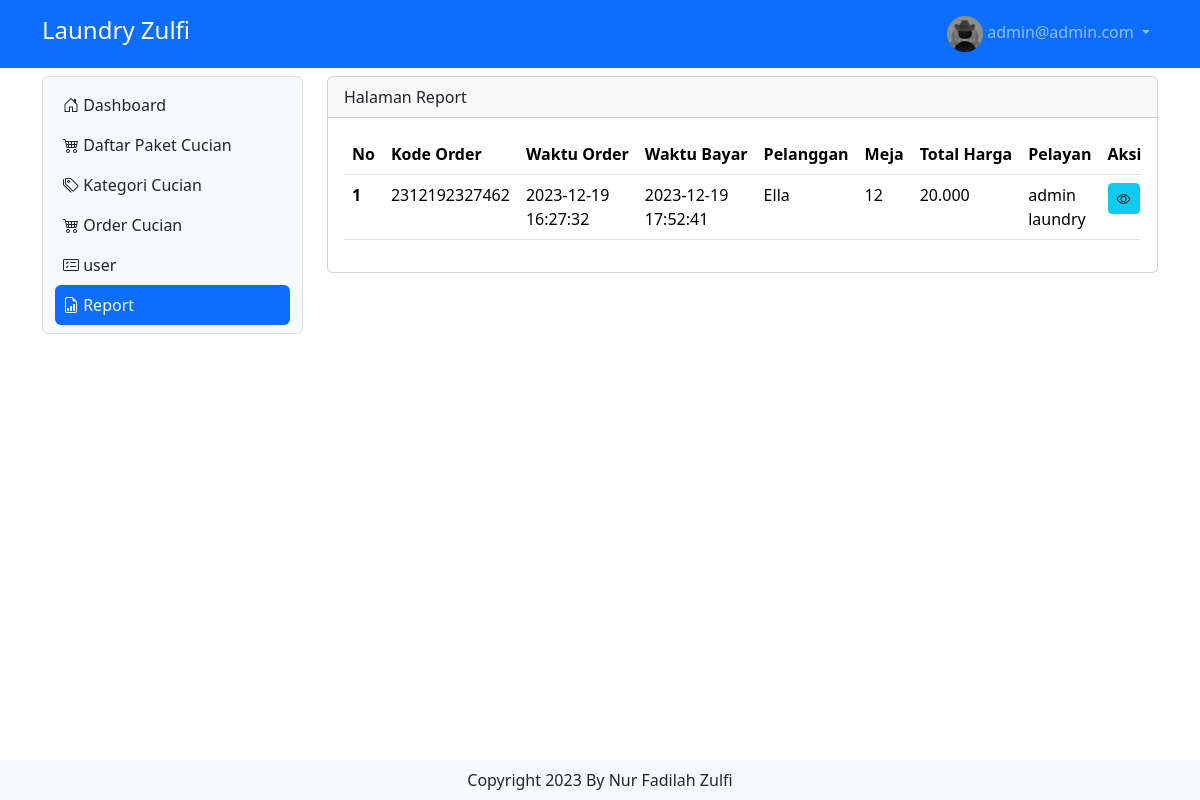
The page /report (signed in) on the database its author committed.
### tables this page shows
CREATE TABLE IF NOT EXISTS `tb_user` (
  `id` int NOT NULL AUTO_INCREMENT,
  `nama` varchar(200) DEFAULT NULL,
  `username` varchar(200) DEFAULT NULL,
  `password` varchar(200) DEFAULT NULL,
  `level` int DEFAULT NULL,
  `nohp` varchar(15) DEFAULT NULL,
  `alamat` varchar(300) DEFAULT NULL,
  PRIMARY KEY (`id`)
);

CREATE TABLE IF NOT EXISTS `tb_order` (
  `id_order` bigint NOT NULL DEFAULT '0',
  `pelanggan` varchar(200) DEFAULT NULL,
  `meja` int DEFAULT NULL,
  `pelayan` int DEFAULT NULL,
  `waktu_order` timestamp NULL DEFAULT CURRENT_TIMESTAMP ON UPDATE CURRENT_TIMESTAMP,
  PRIMARY KEY (`id_order`) USING BTREE,
  KEY `FK_tb_daftar_menu_tb_kategori_menu` (`pelayan`) USING BTREE,
  CONSTRAINT `FK_tb_order_tb_user` FOREIGN KEY (`pelayan`) REFERENCES `tb_user` (`id`) ON UPDATE CASCADE
);

CREATE TABLE IF NOT EXISTS `tb_bayar` (
  `id_bayar` bigint NOT NULL,
  `nominal_uang` bigint DEFAULT NULL,
  `total_bayar` bigint DEFAULT NULL,
  `waktu_bayar` timestamp NULL DEFAULT CURRENT_TIMESTAMP ON UPDATE CURRENT_TIMESTAMP,
  PRIMARY KEY (`id_bayar`)
);

### report.php (the view, shortened to what this page needs)
<?php
include "proses/connect.php";
$query = mysqli_query($conn, "SELECT tb_order.*,tb_bayar.*,nama, SUM(harga*jumlah) AS harganya FROM tb_order
    LEFT JOIN tb_user ON tb_user.id = tb_order.pelayan
    LEFT JOIN tb_list_order ON tb_list_order.kode_order = tb_order.id_order
    LEFT JOIN tb_daftar_menu ON tb_daftar_menu.id = tb_list_order.menu
    JOIN tb_bayar ON tb_bayar.id_bayar = tb_order.id_order
    GROUP BY id_order ORDER BY waktu_order ASC");
while ($record = mysqli_fetch_array($query)) {
    $result[] = $record;
}
?>
<div class="col-lg-9 mt-2">
    <div class="card">
        <div class="card-header">
            Halaman Report
        </div>
        <div class="card-body">
            <?php
            if (empty($result)) {
                echo "Data menu makanan atau minuman tidak ada";
            } else {
            ?>
            <div class="table-responsive">
                <table class="table table-hover">
                    <thead>
                        <tr class="text-nowrap">
                            <th scope="col">No</th>
                            <th scope="col">Kode Order</th>
                            <th scope="col">Waktu Order</th>
                            <th scope="col">Waktu Bayar</th>
                            <th scope="col">Pelanggan</th>
                            <th scope="col">Meja</th>
                            <th scope="col">Total Harga</th>
                            <th scope="col">Pelayan</th>
                            <th scope="col">Aksi</th>
                        </tr>
                    </thead>
                    <tbody>
                        <?php
                            $no = 1;
                            foreach ($result as $row) {
                            ?>
                        <tr>
                            <th scope="row">
                                <?php echo $no++ ?>
                            </th>
                            <td>
                                <?php echo $row['id_order'] ?>
                            </td>
                            <td>
                                <?php echo $row['waktu_order'] ?>
                            </td>
                            <td>
                                <?php echo $row['waktu_bayar'] ?>
                            </td>
                            <td>
                                <?php echo $row['pelanggan'] ?>
                            </td>
                            <td>
                                <?php echo $row['meja'] ?>
                            </td>
                            <td>
                                <?php echo number_format((int)$row['harganya'], 0, ',', '.') ?>
                            </td>
                            <td>
                                <?php echo $row['nama'] ?>
                            </td>
                            <td>
                                <div class="d-flex">
                                    <a class="btn btn-info btn-sm me-1" href="./?x=viewitem&order=<?php echo $row['id_order']."&meja=".$row['meja']."&pelanggan=".$row['pelanggan'] ?>"><i
                                            class="bi bi-eye"></i></a>
                                </div>
                            </td>
                        </tr>
                        <?php
                            }
                            ?>
                    </tbody>
                </table>
            </div>
            <?php
            }
            ?>
        </div>
    </div>
</div>

### header.php (shortened to what this page needs)
<?php
    include "proses/connect.php";
    $query = mysqli_query($conn, "SELECT * FROM tb_user WHERE username = '$_SESSION[username_decafe]'");
?>
<nav class="navbar navbar-expand navbar-dark bg-primary sticky-top">
    <div class="container-lg">
        <a class="navbar-brand" href="."><h4>Laundry Zulfi</h4></a>
        <div class="collapse navbar-collapse justify-content-end" id="navbarNavDropdown">
            <ul class="navbar-nav">
                <li class="nav-item dropdown">
                    <a class="nav-link dropdown-toggle" href="#" role="button" data-bs-toggle="dropdown" aria-expanded="false">
                    <img src="assets/img/user.jpg" alt="mdo" width="36" height="36" class="rounded-circle">
                        <?php
                        echo $hasil['username'];
                        ?>
                    </a>
                </li>
            </ul>
        </div>
    </div>
</nav>

### rows shown on the page
tb_user: username "admin@admin.com"
tb_order: id_order "2312192327462", waktu_order "2023-12-19 16:27:32", tb_bayar.waktu_bayar "2023-12-19 17:52:41", pelanggan "Ella", meja "12", harganya "20.000", pelayan.nama "admin laundry"
